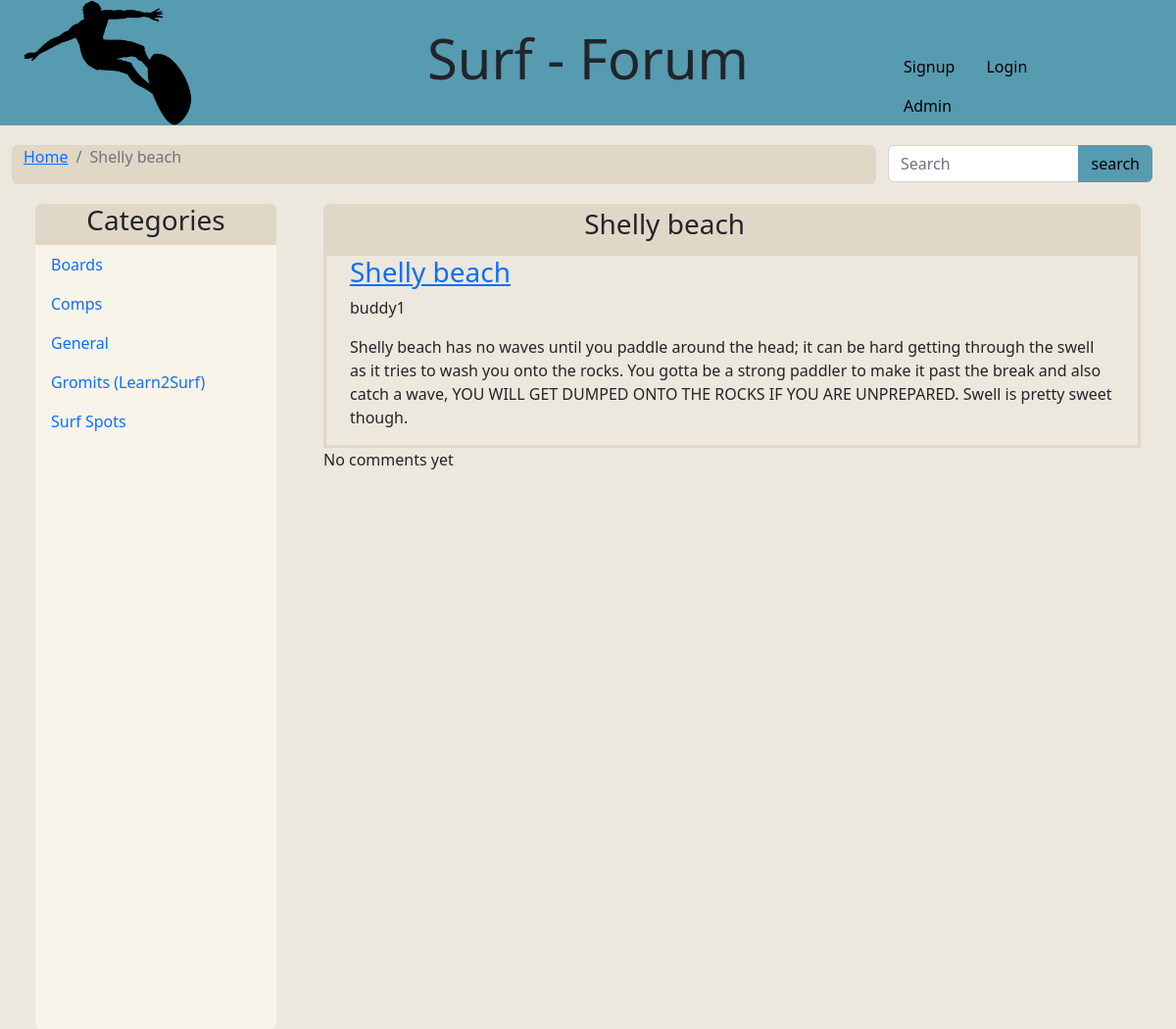
Screenshot of /post.php?postId=3&postTitle=Shelly beach with the database file from the repository.
### tables this page shows
CREATE TABLE IF NOT EXISTS `CATEGORY` (
  `category_id` int(5) NOT NULL COMMENT 'primary key',
  `title` varchar(255) NOT NULL COMMENT 'human readable id'
);

CREATE TABLE IF NOT EXISTS `POST` (
  `post_id` int(11) NOT NULL,
  `user_id` int(11) DEFAULT NULL,
  `title` varchar(255) DEFAULT NULL,
  `body` text,
  `created_at` datetime DEFAULT NULL,
  `updated_at` timestamp NULL DEFAULT CURRENT_TIMESTAMP ON UPDATE CURRENT_TIMESTAMP,
  `category_id` int(11) DEFAULT NULL
);

CREATE TABLE IF NOT EXISTS `USER` (
  `id` int(11) NOT NULL COMMENT 'primary key',
  `username` varchar(255) DEFAULT NULL COMMENT 'human readable id',
  `password_hash` varchar(255) DEFAULT NULL,
  `email` varchar(255) DEFAULT NULL,
  `image_url` varchar(255) DEFAULT NULL,
  `is_admin` tinyint(1) NOT NULL DEFAULT '0',
  `is_enabled` tinyint(1) NOT NULL DEFAULT '1'
);

### includes/functions.inc.php (called while the page is built, shortened)
<?php
function fetchUserById($conn, $userId) {
    $stmt = mysqli_stmt_init($conn);
    $sql = "SELECT * FROM `USER` WHERE id=?";
    if (!mysqli_stmt_prepare($stmt, $sql)){
        header("location: ../account.php?error=stmtFailed");
        exit();
    }
    mysqli_stmt_bind_param($stmt, "s", $userId);
    mysqli_stmt_execute($stmt);
    $result = mysqli_stmt_get_result($stmt);
    $row = $result->fetch_assoc();
    return $row;
}

### categoryList.php (the view, shortened to what this page needs)
<?php
include_once 'includes/db.inc.php';
include_once 'includes/functions.inc.php';
echo '<div class="col-3 gx-5">';
echo '<div class="row bg-beige1 rounded-top">';
echo '<h3 class="display-7 text-center">Categories</h1>';
echo '</div>';
echo '<div class="row bg-beige3 rounded-bottom min-vh-100">';
echo '<ul class="nav flex-column">';
$sql = "SELECT * FROM CATEGORY";
$result = $conn->query($sql);
if ($result->num_rows > 0) {
while($row = $result->fetch_assoc()) {
    echo '<li class="nav-item">';
    echo '<a class="nav-link active" aria-current="page" href="category.php?title='.$row['title'].'&catId='.$row['category_id'].'">'.$row['title'].'</a>';
    echo '</li>';
}
} else {
echo "No categories found";
}
echo '</ul>';
echo '</div>';
echo '</div>';
?>

### post.php (shortened to what this page needs)
<?php
include_once 'header.php';
include_once 'includes/db.inc.php';
include_once 'includes/functions.inc.php';
$postTitle = "none";
$postId = "none";
if(isset($_GET['postTitle'])) {
  $postTitle = $_GET['postTitle'];
}
if(isset($_GET['postId'])) {
  $postId = $_GET['postId'];
}
?>
        <main>
          <div class="container-fluid">
            <div class="row top-buffer">
              <div class="col-9 rounded bg-beige1">
                  <nav aria-label="breadcrumb">
                      <ol class="breadcrumb">
                        <li class="breadcrumb-item active"><a href="home.php">Home</a></li>
                        <li class="breadcrumb-item active"> <?php echo $postTitle; ?> </li>
                      </ol>
                  </nav>
              </div>
              <div class="col-3">
                <div class="input-group">
                  <input type="search" class="form-control rounded-left" placeholder="Search" aria-label="Search" aria-describedby="search-addon" />
                  <button type="button" class="btn bg-blue text-black">search</button>
                </div>
              </div>
            </div>
          </div>
      <div class="container-fluid">
            <div class="row top-buffer">
              <?php
              include_once 'categoryList.php';
              ?>
                <div class="col-9 gx-5">
                  <div class="row bg-beige1 rounded-top p-1">
                  <div class="col-10">
                    <h3 class="display-7 text-center"> <?php echo $postTitle; ?> </h3>
                  </div>
                </div>
                <?php
                  $stmt = mysqli_stmt_init($conn);
                  $sql = "SELECT * FROM POST WHERE post_id=?;";
                  if (!mysqli_stmt_prepare($stmt, $sql)){
                    header("location: ../post.php?error=stmtFailed");
                  }
                  mysqli_stmt_bind_param($stmt, "s", $postId);
                  mysqli_stmt_execute($stmt);
                  $result = mysqli_stmt_get_result($stmt);
                  if($result->num_rows > 0){
                    while($row = $result->fetch_assoc()) {
                      echo '<div class="row border-beige1">';
                      echo '<div class="row">';
                  echo '<div class="col-10">';
                    echo '<h3 class="display-7 text-left"><u><a href="#">'.$row['title'].'</a></u></h3>';
                      echo '<p>'.fetchUserById($conn, $row['user_id'])['username'].'</p>';
                      echo '</div>';
                    echo '<div class="col-2">';
                      echo '</div>';
                    echo '</div>';
                  echo '<div class="row">';
                  echo '<p>';
                      echo $row['body'];
                      echo '</p>';
                    echo '</div>';
                echo '</div>';
                    }
                }else {
                  echo "No posts found";
                }
                ?>
                <?php
                  $stmt = mysqli_stmt_init($conn);
                  $sql = "SELECT * FROM COMMENT WHERE discussion_id=?;";
                  if (!mysqli_stmt_prepare($stmt, $sql)){
                    header("location: ../post.php?error=stmtFailed");
                  }
                  mysqli_stmt_bind_param($stmt, "s", $postId);
                  mysqli_stmt_execute($stmt);
                  $result = mysqli_stmt_get_result($stmt);
                  if($result->num_rows > 0){
                    while($row = $result->fetch_assoc()) {
                      echo '<div class="row border-beige1">';
                      echo '<div class="row">';
                      echo '<div class="col-10">';
                      echo '<p>user no.'.$row['user_id'].'</p>';
                      echo '</div>';
                      echo '<div class="col-2">';
                      if (isset($_SESSION["userid"])) {
                        if ($_SESSION["userid"] === $row['user_id'] || isset($_SESSION["admin"]) ){
                      echo '<a href="#">edit</a>';
                      echo '<a href="includes/delete.inc.php?comment_id='.$row['comment_id'].'">delete</a>';
                        }
                    }
                      echo  '</div>';
                      echo  '</div>';
                      echo  '<div class="row">';
                      echo  '<p>';
                        echo $row['body'];
                      echo    '</p>';
                      echo  '</div>';
                      echo '</div>';
                    }
                  }else {
                    echo 'No comments yet';
                  }
                ?>
              </div>
            </div>
          </div>
        </main>
        <?php
include_once 'footer.php';
?>

### css/custom.css (style rules this page uses)
.bg-blue { background-color: #579BB1; }
.bg-beige1 { background-color: #E1D7C6; }
.border-beige1 { border: 3px solid #E1D7C6; }
.bg-beige3 { background-color: #F8F4EA; }
.top-buffer { margin-top:20px; }
body { background-color: #ECE8DD !important; overflow-y: scroll; }
.container-fluid .row { margin-left: 0; margin-right: 0; }

### rows the page displays
category: title "Boards"
category: title "Comps"
category: title "General"
category: title "Gromits (Learn2Surf)"
category: title "Surf Spots"
post: title "Shelly beach", user.username "buddy1", body "Shelly beach has no waves until you paddle around the head; it can be hard getting through the swell as it tries to wash you onto the rocks. You gotta be a strong paddler to make it past the break and also catch a wave, YOU WILL GET DUMPED ONTO THE ROCKS IF YOU ARE UNPREPARED. Swell is pretty sweet though."

### other values shown
$postTitle "Shelly beach"
